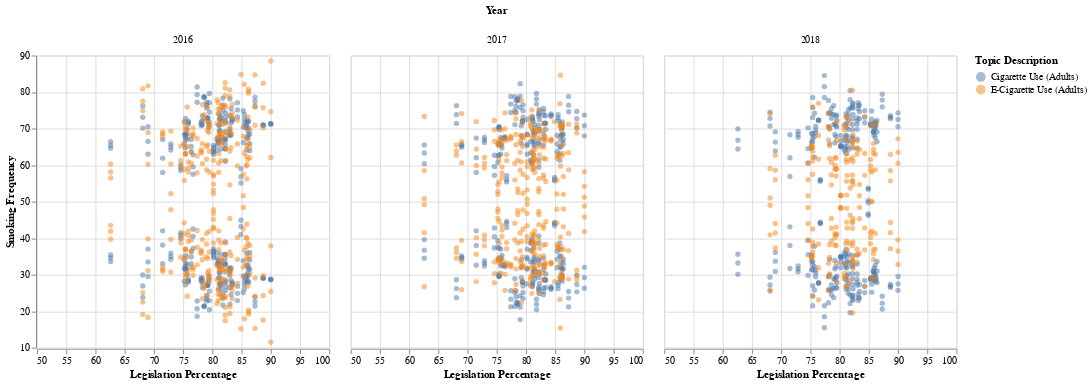

Here is the notebook cell this chart was saved with:
### Markdown cell above
We drew seperate barplots of Legislation percentage against different states and smoking percentage against different states to explore inherent relationship between smoking policies smoking percentage. For smoking percentage, we merely looked at the response that includes everyday smoking in both ecig and cig. It is kind of hard to interpret the relationship between two variables by looking at the two barplots separetely; further analysis is required.

### Code cell
alt.Chart(merged).mark_circle(opacity = 0.5).encode(
    x = alt.X('Legislation Percentage', scale = alt.Scale(domain=[50,100])),
    y = alt.Y('Data Value:Q', title = 'Smoking Frequency', scale = alt.Scale(zero = False)),
    color = 'Topic Description'
).properties(
    width = 300, height = 300
).facet(
    column = 'Year'
)

### Figure 1 — Vega-Lite specification as saved in the notebook (floating-point values rounded to 4 significant figures; data arrays with more than 128 entries replaced by an {"elided": "..."} marker saying what was removed)
{"config": {"view": {"continuousWidth": 400, "continuousHeight": 300}}, "data": {"name": "data-c717169445135d008a74bd321f638c20"}, "facet": {"column": {"field": "Year", "type": "quantitative"}}, "spec": {"mark": {"type": "circle", "opacity": 0.5}, "encoding": {"color": {"field": "Topic Description", "type": "nominal"}, "x": {"field": "Legislation Percentage", "scale": {"domain": [50, 100]}, "type": "quantitative"}, "y": {"field": "Data Value", "scale": {"zero": false}, "title": "Smoking Frequency", "type": "quantitative"}}, "height": 300, "width": 300}, "$schema": "https://vega.github.io/schema/vega-lite/v4.17.0.json", "datasets": {"data-c717169445135d008a74bd321f638c20": {"elided": "1788 records"}}}
